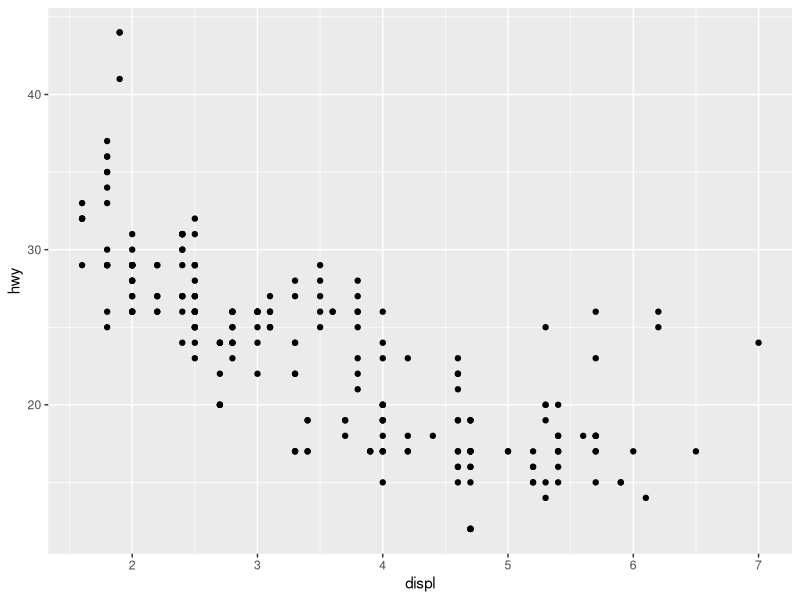
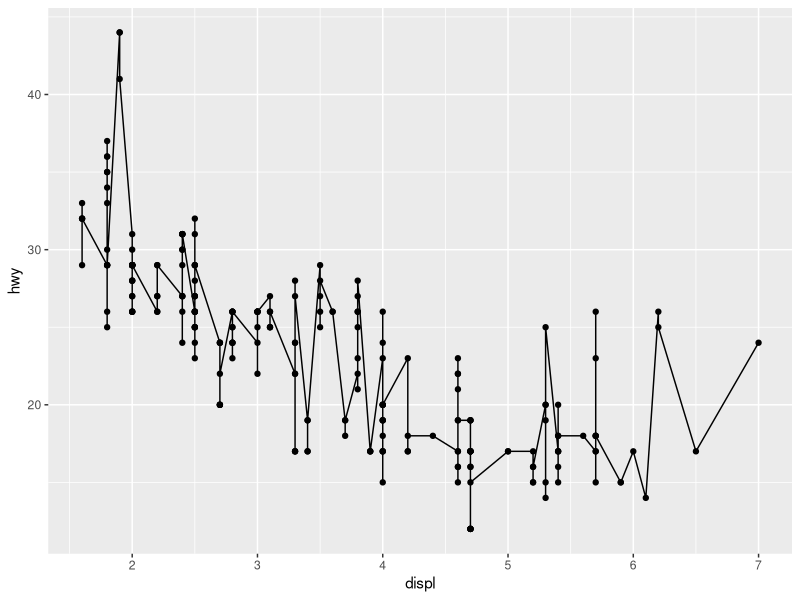
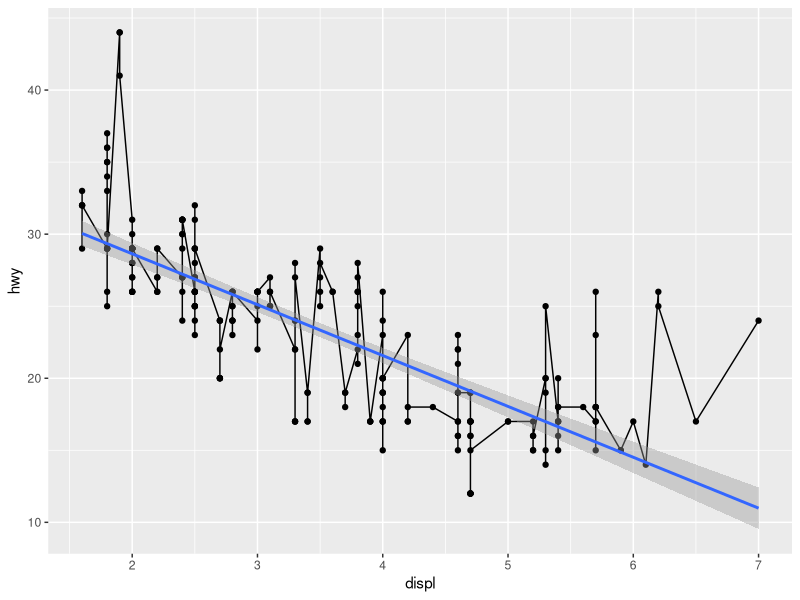
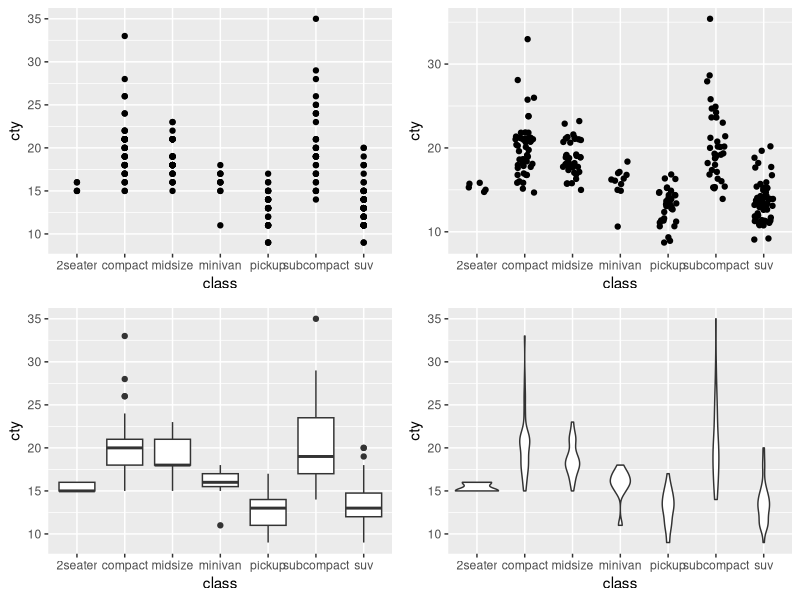
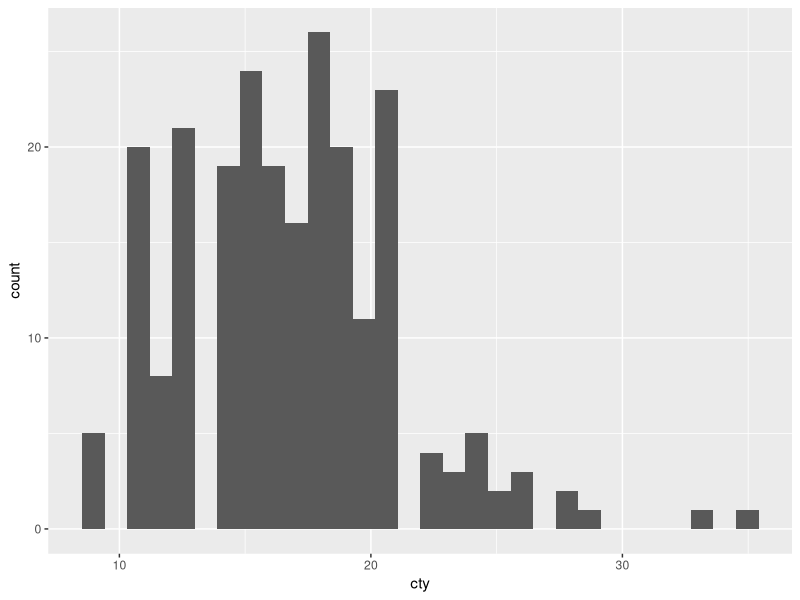
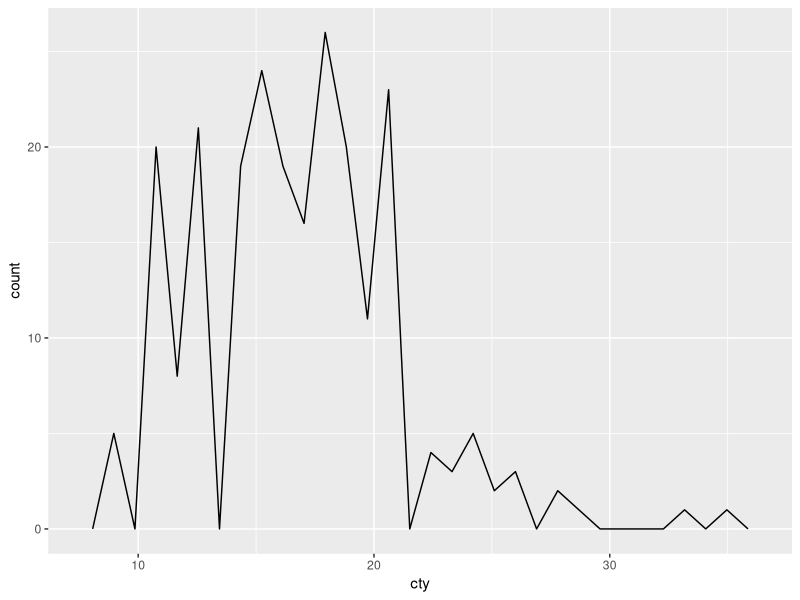
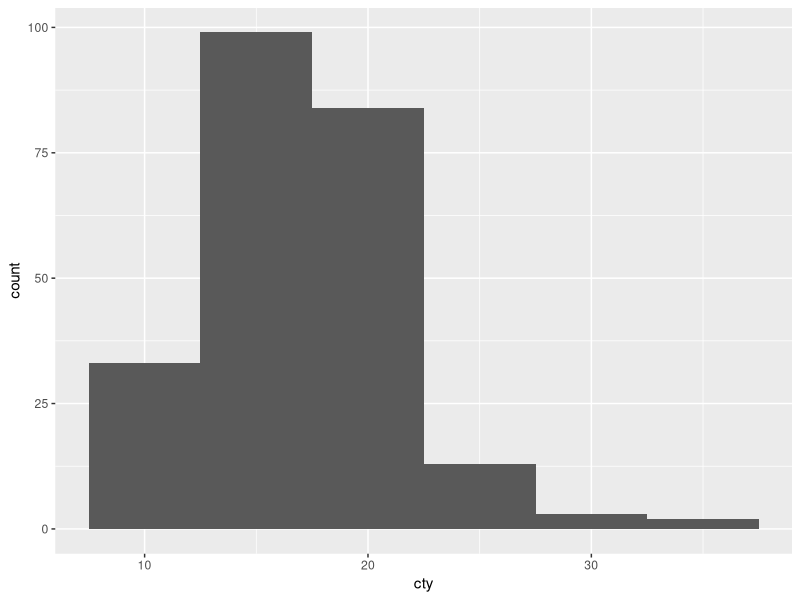
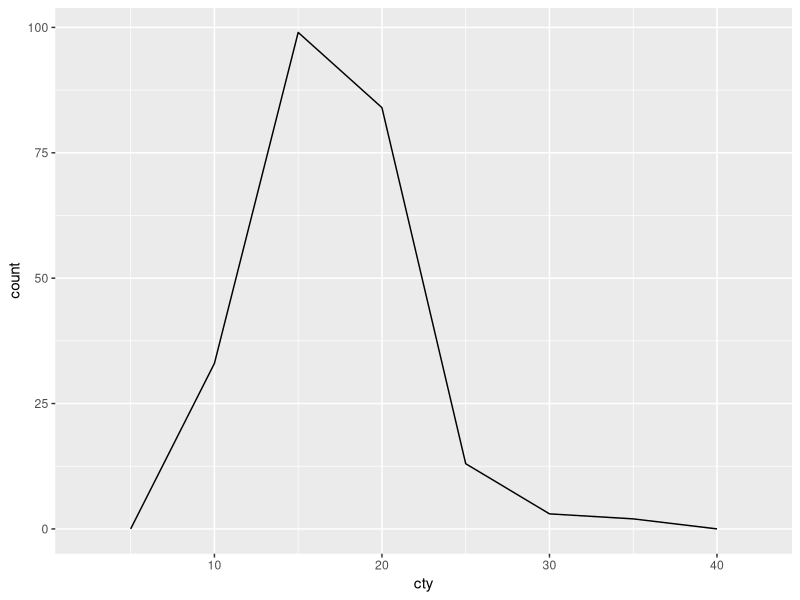

These figures' R source, in order:
## ---- chunk 1
library(knitr)
knitr::opts_chunk$set(echo = TRUE)
## ---- chunk 2

## ---- chunk 3
library(ggplot2)
data(mpg)
ggplot(data=mpg, aes(x=displ,y=hwy)) + geom_point()
## ---- chunk 4
ggplot(data=mpg, aes(x=displ,y=hwy)) + geom_point() + geom_line()
## ---- chunk 5
ggplot(data=mpg, aes(x=displ,y=hwy)) + 
  geom_point() + 
  geom_line()+
  geom_smooth(method='lm')
## ---- chunk 6
# 자동차 연비 (1999-2008)
a1 <- ggplot(mpg,aes(x=class, y=cty)) + geom_point()
a2 <- ggplot(mpg,aes(x=class, y=cty)) + geom_jitter(width=0.2)
a3 <- ggplot(mpg,aes(x=class, y=cty)) + geom_boxplot()
a4 <- ggplot(mpg,aes(x=class, y=cty)) + geom_violin()
gridExtra::grid.arrange(a1,a2,a3,a4,ncol=2)
## ---- chunk 7
# 구간 갯수 30
par(mfrow = c(1, 2))
ggplot(data=mpg,aes(x=cty)) + geom_histogram(bins=30)
ggplot(data=mpg,aes(x=cty)) + geom_freqpoly(bins=30)
## ---- chunk 8
# 구간 길이 5
ggplot(data=mpg,aes(x=cty)) + geom_histogram(binwidth=5)
ggplot(data=mpg,aes(x=cty)) + geom_freqpoly(binwidth=5)

## ---- chunk 9
a1 <- ggplot(data=mpg,aes(x=cty)) + geom_histogram(breaks=c(0,5,10,15:25,45))
a2 <- ggplot(data=mpg,aes(x=cty)) + geom_freqpoly(breaks=c(0,5,10,15:25,45))
a1;a2
## ---- chunk 10
ggplot(data=mpg, aes(x=class)) + geom_bar(col='blue',fill='red')
## ---- chunk 11
dat <- table(mpg$class)
df <- as.data.frame(dat)
colnames(df) = c('name','n')
print(head(df))

ggplot(df, aes(x=name,y=n)) + geom_bar(stat='identity')
ggplot(df, aes(x=name,y=n)) + geom_col()

